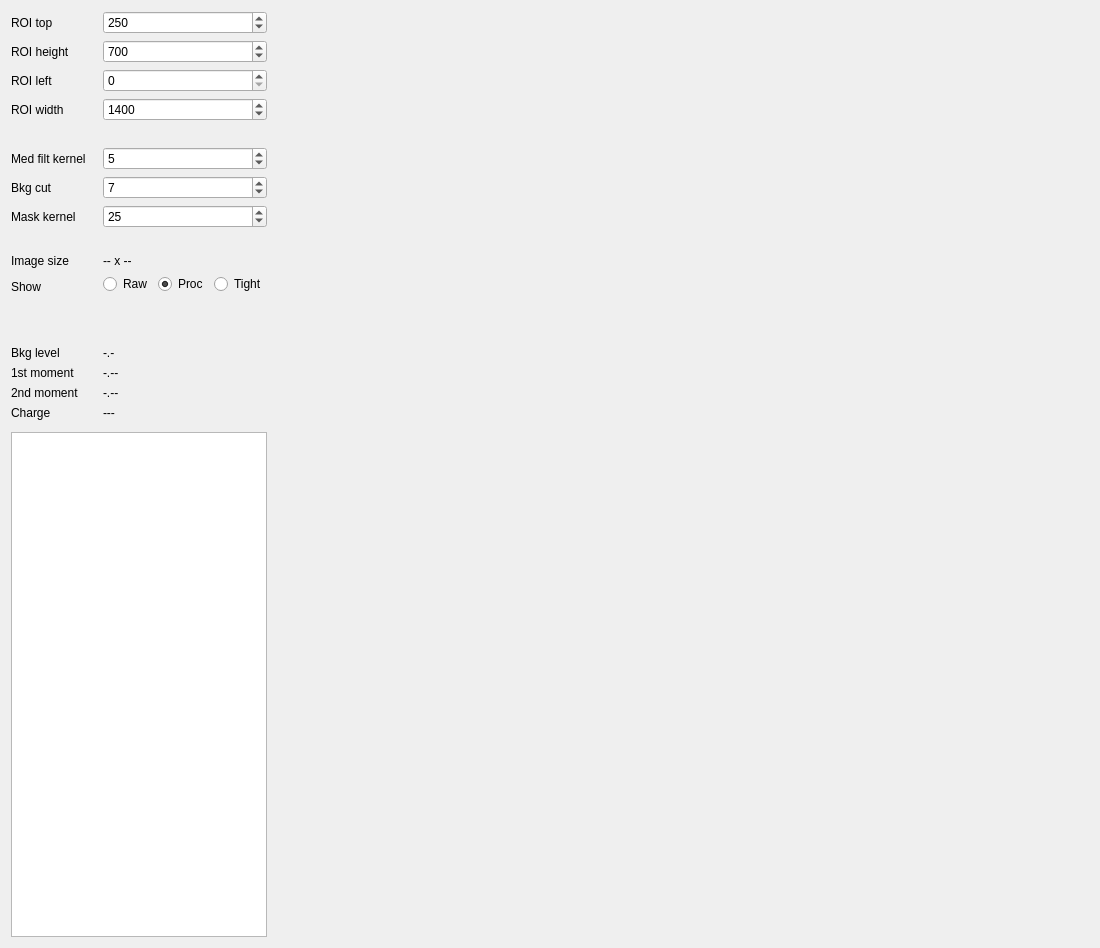
<?xml version="1.0" encoding="UTF-8"?>
<ui version="4.0">
 <class>Dialog</class>
 <widget class="QDialog" name="Dialog">
  <property name="geometry">
   <rect>
    <x>0</x>
    <y>0</y>
    <width>1100</width>
    <height>948</height>
   </rect>
  </property>
  <property name="windowTitle">
   <string>Dialog</string>
  </property>
  <layout class="QHBoxLayout" name="horizontalLayout">
   <item>
    <layout class="QVBoxLayout" name="verticalLayout">
     <property name="rightMargin">
      <number>6</number>
     </property>
     <item>
      <layout class="QGridLayout" name="gridLayout">
       <property name="bottomMargin">
        <number>6</number>
       </property>
       <item row="2" column="0">
        <widget class="QLabel" name="label_3">
         <property name="text">
          <string>ROI height</string>
         </property>
        </widget>
       </item>
       <item row="1" column="0">
        <widget class="QLabel" name="label_2">
         <property name="text">
          <string>ROI top</string>
         </property>
        </widget>
       </item>
       <item row="14" column="1">
        <widget class="QLabel" name="bkg_label">
         <property name="text">
          <string>-.-</string>
         </property>
        </widget>
       </item>
       <item row="4" column="0">
        <widget class="QLabel" name="label_5">
         <property name="text">
          <string>ROI width</string>
         </property>
        </widget>
       </item>
       <item row="7" column="0">
        <widget class="QLabel" name="label_10">
         <property name="text">
          <string>Bkg cut</string>
         </property>
        </widget>
       </item>
       <item row="14" column="0">
        <widget class="QLabel" name="label_11">
         <property name="text">
          <string>Bkg level</string>
         </property>
        </widget>
       </item>
       <item row="6" column="0">
        <widget class="QLabel" name="label">
         <property name="text">
          <string>Med filt kernel</string>
         </property>
        </widget>
       </item>
       <item row="7" column="1">
        <widget class="QSpinBox" name="bkg_spinbox">
         <property name="maximumSize">
          <size>
           <width>16777209</width>
           <height>16777215</height>
          </size>
         </property>
         <property name="maximum">
          <number>65000</number>
         </property>
         <property name="value">
          <number>7</number>
         </property>
        </widget>
       </item>
       <item row="16" column="1">
        <widget class="QLabel" name="moment_2_label">
         <property name="text">
          <string>-.--</string>
         </property>
        </widget>
       </item>
       <item row="3" column="0">
        <widget class="QLabel" name="label_4">
         <property name="text">
          <string>ROI left</string>
         </property>
        </widget>
       </item>
       <item row="2" column="1">
        <widget class="QSpinBox" name="roi_height_spinbox">
         <property name="maximum">
          <number>3000</number>
         </property>
         <property name="value">
          <number>700</number>
         </property>
        </widget>
       </item>
       <item row="3" column="1">
        <widget class="QSpinBox" name="roi_left_spinbox">
         <property name="maximum">
          <number>3000</number>
         </property>
        </widget>
       </item>
       <item row="5" column="0">
        <widget class="QLabel" name="label_12">
         <property name="text">
          <string/>
         </property>
        </widget>
       </item>
       <item row="16" column="0">
        <widget class="QLabel" name="label_7">
         <property name="text">
          <string>2nd moment</string>
         </property>
        </widget>
       </item>
       <item row="15" column="0">
        <widget class="QLabel" name="label_6">
         <property name="text">
          <string>1st moment</string>
         </property>
        </widget>
       </item>
       <item row="15" column="1">
        <widget class="QLabel" name="moment_1_label">
         <property name="text">
          <string>-.--</string>
         </property>
        </widget>
       </item>
       <item row="10" column="0">
        <widget class="QLabel" name="label_8">
         <property name="text">
          <string>Image size</string>
         </property>
        </widget>
       </item>
       <item row="11" column="0">
        <widget class="QLabel" name="label_9">
         <property name="text">
          <string>Show</string>
         </property>
        </widget>
       </item>
       <item row="1" column="1">
        <widget class="QSpinBox" name="roi_top_spinbox">
         <property name="maximum">
          <number>3000</number>
         </property>
         <property name="value">
          <number>250</number>
         </property>
        </widget>
       </item>
       <item row="11" column="1">
        <layout class="QHBoxLayout" name="horizontalLayout_2">
         <property name="bottomMargin">
          <number>6</number>
         </property>
         <item>
          <widget class="QRadioButton" name="raw_radiobutton">
           <property name="text">
            <string>Raw</string>
           </property>
          </widget>
         </item>
         <item>
          <widget class="QRadioButton" name="processed_radiobutton">
           <property name="text">
            <string>Proc</string>
           </property>
           <property name="checked">
            <bool>true</bool>
           </property>
          </widget>
         </item>
         <item>
          <widget class="QRadioButton" name="tight_radiobutton">
           <property name="text">
            <string>Tight</string>
           </property>
          </widget>
         </item>
        </layout>
       </item>
       <item row="9" column="0">
        <widget class="QLabel" name="label_13">
         <property name="text">
          <string/>
         </property>
        </widget>
       </item>
       <item row="10" column="1">
        <widget class="QLabel" name="image_size_label">
         <property name="text">
          <string>-- x --</string>
         </property>
        </widget>
       </item>
       <item row="4" column="1">
        <widget class="QSpinBox" name="roi_width_spinbox">
         <property name="maximum">
          <number>3000</number>
         </property>
         <property name="value">
          <number>1400</number>
         </property>
        </widget>
       </item>
       <item row="6" column="1">
        <widget class="QSpinBox" name="medfilt_spinbox">
         <property name="minimum">
          <number>1</number>
         </property>
         <property name="maximum">
          <number>13</number>
         </property>
         <property name="value">
          <number>5</number>
         </property>
        </widget>
       </item>
       <item row="12" column="0">
        <spacer name="verticalSpacer">
         <property name="orientation">
          <enum>Qt::Vertical</enum>
         </property>
         <property name="sizeType">
          <enum>QSizePolicy::Fixed</enum>
         </property>
         <property name="sizeHint" stdset="0">
          <size>
           <width>20</width>
           <height>40</height>
          </size>
         </property>
        </spacer>
       </item>
       <item row="8" column="0">
        <widget class="QLabel" name="label_14">
         <property name="text">
          <string>Mask kernel</string>
         </property>
        </widget>
       </item>
       <item row="8" column="1">
        <widget class="QSpinBox" name="mask_spinbox">
         <property name="singleStep">
          <number>2</number>
         </property>
         <property name="value">
          <number>25</number>
         </property>
        </widget>
       </item>
       <item row="17" column="0">
        <widget class="QLabel" name="label_15">
         <property name="text">
          <string>Charge</string>
         </property>
        </widget>
       </item>
       <item row="17" column="1">
        <widget class="QLabel" name="charge_label">
         <property name="text">
          <string>---</string>
         </property>
        </widget>
       </item>
      </layout>
     </item>
     <item>
      <widget class="QListView" name="file_listview"/>
     </item>
    </layout>
   </item>
   <item>
    <widget class="ImageView" name="image_widget" native="true">
     <property name="sizePolicy">
      <sizepolicy hsizetype="Preferred" vsizetype="Preferred">
       <horstretch>2</horstretch>
       <verstretch>0</verstretch>
      </sizepolicy>
     </property>
    </widget>
   </item>
  </layout>
 </widget>
 <customwidgets>
  <customwidget>
   <class>ImageView</class>
   <extends>QWidget</extends>
   <header>pyqtgraph.h</header>
   <container>1</container>
  </customwidget>
 </customwidgets>
 <resources/>
 <connections/>
</ui>
